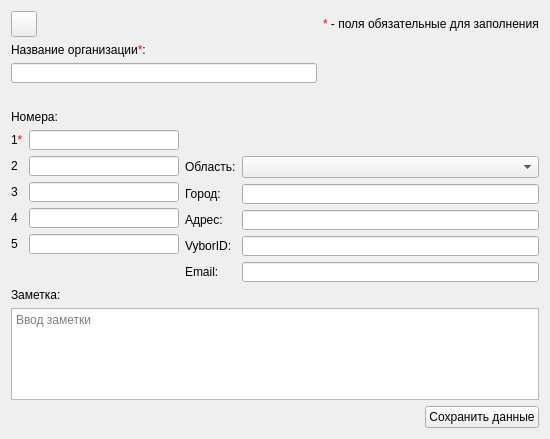
<?xml version="1.0" encoding="UTF-8"?>
<ui version="4.0">
 <class>EditOrgContactDialog</class>
 <widget class="QDialog" name="EditOrgContactDialog">
  <property name="geometry">
   <rect>
    <x>0</x>
    <y>0</y>
    <width>550</width>
    <height>439</height>
   </rect>
  </property>
  <property name="windowTitle">
   <string>Редактирование организации</string>
  </property>
  <property name="windowIcon">
   <iconset resource="images.qrc">
    <normaloff>:/images/outcall-logo.png</normaloff>:/images/outcall-logo.png</iconset>
  </property>
  <property name="styleSheet">
   <string notr="true"/>
  </property>
  <layout class="QGridLayout" name="gridLayout_6">
   <item row="1" column="0">
    <widget class="QLabel" name="label_5">
     <property name="text">
      <string>Номера:</string>
     </property>
    </widget>
   </item>
   <item row="2" column="0">
    <layout class="QHBoxLayout" name="horizontalLayout">
     <item>
      <layout class="QGridLayout" name="gridLayout_5">
       <item row="0" column="0">
        <widget class="QLabel" name="label_6">
         <property name="text">
          <string>1&lt;span style = &quot;color: red;&quot;&gt;*&lt;/span&gt;</string>
         </property>
        </widget>
       </item>
       <item row="4" column="1">
        <widget class="QLineEdit" name="fifthNumber">
         <property name="sizePolicy">
          <sizepolicy hsizetype="Preferred" vsizetype="Fixed">
           <horstretch>0</horstretch>
           <verstretch>0</verstretch>
          </sizepolicy>
         </property>
         <property name="minimumSize">
          <size>
           <width>150</width>
           <height>20</height>
          </size>
         </property>
         <property name="maximumSize">
          <size>
           <width>150</width>
           <height>20</height>
          </size>
         </property>
         <property name="focusPolicy">
          <enum>Qt::StrongFocus</enum>
         </property>
        </widget>
       </item>
       <item row="2" column="1">
        <widget class="QLineEdit" name="thirdNumber">
         <property name="sizePolicy">
          <sizepolicy hsizetype="Preferred" vsizetype="Fixed">
           <horstretch>0</horstretch>
           <verstretch>0</verstretch>
          </sizepolicy>
         </property>
         <property name="minimumSize">
          <size>
           <width>150</width>
           <height>20</height>
          </size>
         </property>
         <property name="maximumSize">
          <size>
           <width>150</width>
           <height>20</height>
          </size>
         </property>
         <property name="focusPolicy">
          <enum>Qt::StrongFocus</enum>
         </property>
        </widget>
       </item>
       <item row="4" column="0">
        <widget class="QLabel" name="label_19">
         <property name="text">
          <string>5</string>
         </property>
        </widget>
       </item>
       <item row="0" column="1">
        <widget class="QLineEdit" name="firstNumber">
         <property name="sizePolicy">
          <sizepolicy hsizetype="Preferred" vsizetype="Fixed">
           <horstretch>0</horstretch>
           <verstretch>0</verstretch>
          </sizepolicy>
         </property>
         <property name="minimumSize">
          <size>
           <width>150</width>
           <height>20</height>
          </size>
         </property>
         <property name="maximumSize">
          <size>
           <width>150</width>
           <height>20</height>
          </size>
         </property>
         <property name="focusPolicy">
          <enum>Qt::StrongFocus</enum>
         </property>
        </widget>
       </item>
       <item row="3" column="0">
        <widget class="QLabel" name="label_18">
         <property name="text">
          <string>4</string>
         </property>
        </widget>
       </item>
       <item row="1" column="0">
        <widget class="QLabel" name="label_7">
         <property name="text">
          <string>2</string>
         </property>
        </widget>
       </item>
       <item row="2" column="0">
        <widget class="QLabel" name="label_8">
         <property name="text">
          <string>3</string>
         </property>
        </widget>
       </item>
       <item row="3" column="1">
        <widget class="QLineEdit" name="fourthNumber">
         <property name="sizePolicy">
          <sizepolicy hsizetype="Preferred" vsizetype="Fixed">
           <horstretch>0</horstretch>
           <verstretch>0</verstretch>
          </sizepolicy>
         </property>
         <property name="minimumSize">
          <size>
           <width>150</width>
           <height>20</height>
          </size>
         </property>
         <property name="maximumSize">
          <size>
           <width>150</width>
           <height>20</height>
          </size>
         </property>
         <property name="focusPolicy">
          <enum>Qt::StrongFocus</enum>
         </property>
        </widget>
       </item>
       <item row="1" column="1">
        <widget class="QLineEdit" name="secondNumber">
         <property name="sizePolicy">
          <sizepolicy hsizetype="Preferred" vsizetype="Fixed">
           <horstretch>0</horstretch>
           <verstretch>0</verstretch>
          </sizepolicy>
         </property>
         <property name="minimumSize">
          <size>
           <width>150</width>
           <height>20</height>
          </size>
         </property>
         <property name="maximumSize">
          <size>
           <width>150</width>
           <height>20</height>
          </size>
         </property>
         <property name="focusPolicy">
          <enum>Qt::StrongFocus</enum>
         </property>
        </widget>
       </item>
       <item row="5" column="0" colspan="2">
        <spacer name="verticalSpacer">
         <property name="orientation">
          <enum>Qt::Vertical</enum>
         </property>
         <property name="sizeHint" stdset="0">
          <size>
           <width>20</width>
           <height>40</height>
          </size>
         </property>
        </spacer>
       </item>
      </layout>
     </item>
     <item>
      <layout class="QGridLayout" name="gridLayout">
       <item row="3" column="0">
        <widget class="QLabel" name="label_10">
         <property name="text">
          <string>Адрес:</string>
         </property>
        </widget>
       </item>
       <item row="2" column="1">
        <widget class="QLineEdit" name="city">
         <property name="minimumSize">
          <size>
           <width>231</width>
           <height>20</height>
          </size>
         </property>
         <property name="maximumSize">
          <size>
           <width>16777215</width>
           <height>20</height>
          </size>
         </property>
         <property name="focusPolicy">
          <enum>Qt::StrongFocus</enum>
         </property>
        </widget>
       </item>
       <item row="3" column="1">
        <widget class="QLineEdit" name="address">
         <property name="minimumSize">
          <size>
           <width>230</width>
           <height>20</height>
          </size>
         </property>
         <property name="maximumSize">
          <size>
           <width>16777215</width>
           <height>20</height>
          </size>
         </property>
         <property name="focusPolicy">
          <enum>Qt::StrongFocus</enum>
         </property>
        </widget>
       </item>
       <item row="5" column="1">
        <widget class="QLineEdit" name="email">
         <property name="minimumSize">
          <size>
           <width>230</width>
           <height>20</height>
          </size>
         </property>
         <property name="maximumSize">
          <size>
           <width>16777215</width>
           <height>20</height>
          </size>
         </property>
         <property name="focusPolicy">
          <enum>Qt::StrongFocus</enum>
         </property>
        </widget>
       </item>
       <item row="4" column="0">
        <widget class="QLabel" name="label_11">
         <property name="text">
          <string>VyborID:</string>
         </property>
        </widget>
       </item>
       <item row="5" column="0">
        <widget class="QLabel" name="label_12">
         <property name="text">
          <string>Email:</string>
         </property>
        </widget>
       </item>
       <item row="2" column="0">
        <widget class="QLabel" name="label_9">
         <property name="text">
          <string>Город:</string>
         </property>
        </widget>
       </item>
       <item row="0" column="0" colspan="2">
        <widget class="QLabel" name="label_14">
         <property name="minimumSize">
          <size>
           <width>0</width>
           <height>20</height>
          </size>
         </property>
         <property name="maximumSize">
          <size>
           <width>16777215</width>
           <height>20</height>
          </size>
         </property>
         <property name="text">
          <string/>
         </property>
        </widget>
       </item>
       <item row="4" column="1">
        <widget class="QLineEdit" name="vyborId">
         <property name="minimumSize">
          <size>
           <width>230</width>
           <height>20</height>
          </size>
         </property>
         <property name="maximumSize">
          <size>
           <width>16777215</width>
           <height>20</height>
          </size>
         </property>
         <property name="focusPolicy">
          <enum>Qt::StrongFocus</enum>
         </property>
        </widget>
       </item>
       <item row="1" column="0">
        <widget class="QLabel" name="label">
         <property name="text">
          <string>Область:</string>
         </property>
        </widget>
       </item>
       <item row="1" column="1">
        <widget class="QComboBox" name="region"/>
       </item>
      </layout>
     </item>
    </layout>
   </item>
   <item row="0" column="0">
    <layout class="QGridLayout" name="gridLayout_3">
     <item row="0" column="0">
      <layout class="QGridLayout" name="gridLayout_2">
       <item row="0" column="0">
        <widget class="QPushButton" name="backButton">
         <property name="minimumSize">
          <size>
           <width>26</width>
           <height>26</height>
          </size>
         </property>
         <property name="maximumSize">
          <size>
           <width>26</width>
           <height>26</height>
          </size>
         </property>
         <property name="toolTip">
          <string>Вернуться к резюме</string>
         </property>
         <property name="text">
          <string/>
         </property>
         <property name="icon">
          <iconset resource="images.qrc">
           <normaloff>:/images/arrowBack.png</normaloff>:/images/arrowBack.png</iconset>
         </property>
         <property name="iconSize">
          <size>
           <width>24</width>
           <height>24</height>
          </size>
         </property>
         <property name="autoDefault">
          <bool>false</bool>
         </property>
        </widget>
       </item>
       <item row="1" column="0">
        <widget class="QLabel" name="label_3">
         <property name="text">
          <string>Название организации&lt;span style = &quot;color: red;&quot;&gt;*&lt;/span&gt;:</string>
         </property>
        </widget>
       </item>
       <item row="2" column="0">
        <widget class="QLineEdit" name="orgName">
         <property name="minimumSize">
          <size>
           <width>0</width>
           <height>20</height>
          </size>
         </property>
         <property name="maximumSize">
          <size>
           <width>16777215</width>
           <height>20</height>
          </size>
         </property>
         <property name="focusPolicy">
          <enum>Qt::StrongFocus</enum>
         </property>
        </widget>
       </item>
       <item row="3" column="0">
        <widget class="QLabel" name="label_15">
         <property name="minimumSize">
          <size>
           <width>0</width>
           <height>15</height>
          </size>
         </property>
         <property name="text">
          <string/>
         </property>
        </widget>
       </item>
       <item row="0" column="1">
        <widget class="QLabel" name="label_13">
         <property name="text">
          <string>&lt;span style = &quot;color: red;&quot;&gt;*&lt;/span&gt; - поля обязательные для заполнения</string>
         </property>
        </widget>
       </item>
      </layout>
     </item>
    </layout>
   </item>
   <item row="3" column="0">
    <layout class="QGridLayout" name="gridLayout_4">
     <item row="1" column="0" colspan="3">
      <widget class="QTextEdit" name="comment">
       <property name="minimumSize">
        <size>
         <width>0</width>
         <height>90</height>
        </size>
       </property>
       <property name="focusPolicy">
        <enum>Qt::StrongFocus</enum>
       </property>
       <property name="tabChangesFocus">
        <bool>true</bool>
       </property>
       <property name="acceptRichText">
        <bool>false</bool>
       </property>
       <property name="placeholderText">
        <string>Ввод заметки</string>
       </property>
      </widget>
     </item>
     <item row="2" column="2">
      <widget class="QPushButton" name="saveButton">
       <property name="sizePolicy">
        <sizepolicy hsizetype="Fixed" vsizetype="Fixed">
         <horstretch>0</horstretch>
         <verstretch>0</verstretch>
        </sizepolicy>
       </property>
       <property name="focusPolicy">
        <enum>Qt::StrongFocus</enum>
       </property>
       <property name="text">
        <string>Сохранить данные</string>
       </property>
       <property name="autoDefault">
        <bool>false</bool>
       </property>
      </widget>
     </item>
     <item row="0" column="0" colspan="3">
      <widget class="QLabel" name="label_17">
       <property name="text">
        <string>Заметка:</string>
       </property>
      </widget>
     </item>
     <item row="2" column="1">
      <spacer name="horizontalSpacer">
       <property name="orientation">
        <enum>Qt::Horizontal</enum>
       </property>
       <property name="sizeHint" stdset="0">
        <size>
         <width>40</width>
         <height>20</height>
        </size>
       </property>
      </spacer>
     </item>
    </layout>
   </item>
  </layout>
 </widget>
 <tabstops>
  <tabstop>orgName</tabstop>
  <tabstop>firstNumber</tabstop>
  <tabstop>secondNumber</tabstop>
  <tabstop>thirdNumber</tabstop>
  <tabstop>fourthNumber</tabstop>
  <tabstop>fifthNumber</tabstop>
  <tabstop>city</tabstop>
  <tabstop>address</tabstop>
  <tabstop>vyborId</tabstop>
  <tabstop>email</tabstop>
  <tabstop>comment</tabstop>
  <tabstop>saveButton</tabstop>
  <tabstop>backButton</tabstop>
 </tabstops>
 <resources>
  <include location="images.qrc"/>
 </resources>
 <connections/>
</ui>
